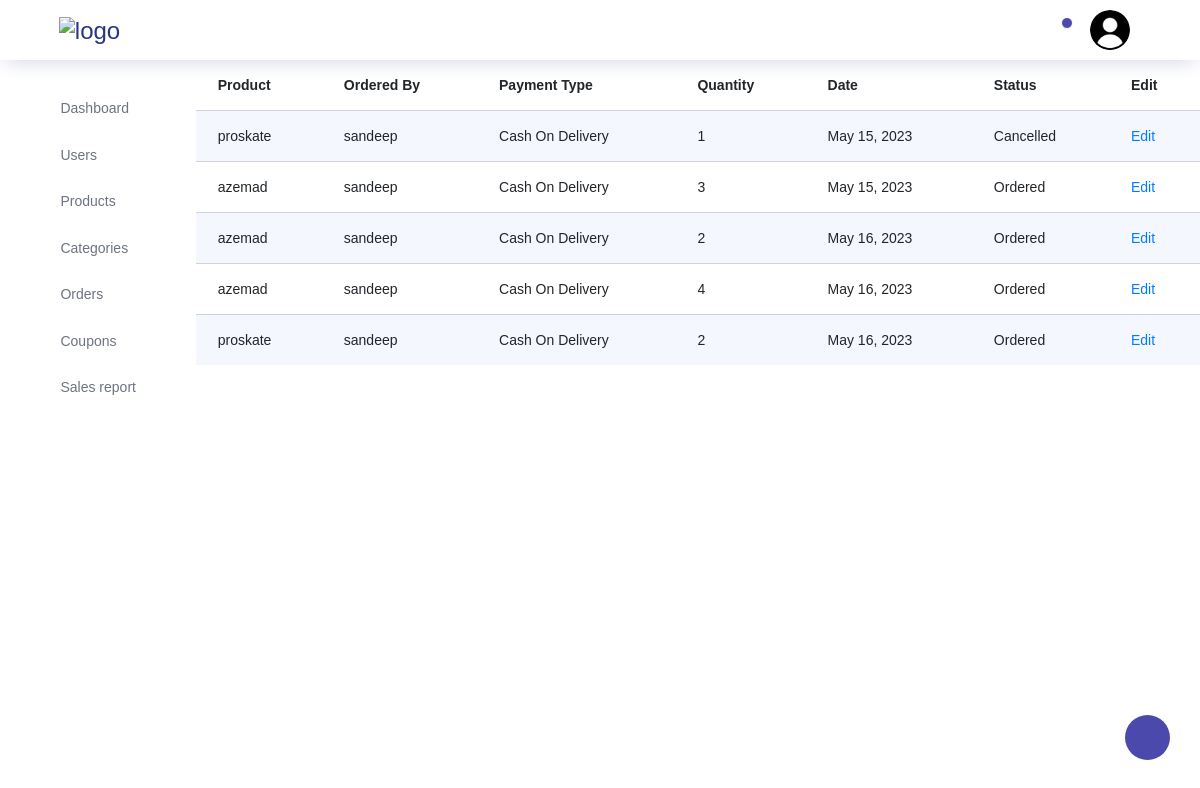
/storeadmin/orders/, run on the app's committed database.
### store/models.py (models this page shows)
class Orders(models.Model):
    user=models.ForeignKey(Customers,on_delete=models.CASCADE)
    product=models.ForeignKey(Products,on_delete=models.CASCADE)
    address=models.ForeignKey(Address,on_delete=models.CASCADE)
    orderdate=models.DateField(auto_now_add=True)
    orderstatus=models.CharField(max_length=200,default="pending")
    ordertype=models.CharField(max_length=200)
    quantity=models.PositiveIntegerField()

class Products(models.Model):
    name=models.CharField(max_length=200,unique=True)
    price = models.DecimalField(max_digits=10, decimal_places=2)
    quantity=models.IntegerField(max_length=200)
    category=models.ForeignKey(Category,on_delete=models.CASCADE)
    description=models.TextField(blank=True)
    image1=models.ImageField(upload_to='store/products/', blank=True)
    image2=models.ImageField(upload_to='store/products/', blank=True)
    image3=models.ImageField(upload_to='store/products/', blank=True)
    image4=models.ImageField(upload_to='store/products/', blank=True)

class Customers(models.Model):
    username=models.CharField(max_length=200,unique=True)
    name=models.CharField(max_length=200)
    email=models.CharField(max_length=200)
    phonenumber=models.IntegerField(max_length=200)
    password=models.CharField(max_length=200)
    repassword=models.CharField(max_length=200)
    isblocked=models.BooleanField(default=False)

### storeadmin/views.py (the view)
# urls.py: path("orders/",views.orders,name="admin_orders"),
def orders(request):
    orderobjs=Orders.objects.all()
    return render(request,"storeadmin/orders/orders.html",{"orderobjs":orderobjs})

### storeadmin/templates/storeadmin/orders/orders.html (shortened to what this page needs)
{% extends 'storeadmin/index.html' %}
{% block content %}
<div class="container-fluid">
    <div class="row">
        <table class="table table-striped">
          <thead>
            <tr>
              <th>Product</th>
              <th>Ordered By</th>
              <th>Payment Type</th>
              <th>Quantity</th>
              <th>Date</th>
              <th>Status</th>
              <th>Edit</th>
            </tr>
          </thead>
          <tbody>
            {% for item in orderobjs %}
            <tr>
              <td>{{ item.product.name }}</td>
              <td>{{ item.user.name }}</td>
              <td>{{ item.ordertype }}</td>
              <td>{{ item.quantity }}</td>
              <td>{{ item.orderdate }}</td>
              <td>{{ item.orderstatus }}</td>
              <td><a href={% url 'admin_editorderstatus' item.id %}>Edit</a></td>
            </tr>
            {% endfor %}
          </tbody>
        </table>
    </div>
</div>
{% endblock content %}

### storeadmin/templates/storeadmin/index.html (shortened to what this page needs)
<!DOCTYPE html>
{% load static %}
<html lang="en">
<head>
  <link rel="stylesheet" href="{% static 'storeadmin/vendors/feather/feather.css' %}">
  <link rel="stylesheet" href="{% static 'storeadmin/vendors/ti-icons/css/themify-icons.css' %}" >
  <link rel="stylesheet" href="{% static 'storeadmin/vendors/css/vendor.bundle.base.css' %}"   "">
  <link rel="stylesheet" href="{% static 'storeadmin/vendors/datatables.net-bs4/dataTables.bootstrap4.css' %}"  >
  <link rel="stylesheet" href="{% static 'storeadmin/vendors/ti-icons/css/themify-icons.css' %}"    >
  <link rel="stylesheet" type="text/css" href="{% static 'storeadmin/js/select.dataTables.min.css' %}"  >
  <link rel="stylesheet" href="{% static 'storeadmin/css/admin_customstyle/custom.css' %}">
  <link rel="stylesheet" href="{% static 'storeadmin/css/vertical-layout-light/style.css' %}"  >
</head>
<body>
  <div class="container-scroller">
    <nav class="navbar col-lg-12 col-12 p-0 fixed-top d-flex flex-row">
      <div class="text-center navbar-brand-wrapper d-flex align-items-center justify-content-center">
        <a class="navbar-brand brand-logo mr-5" href="index.html"><img src="{% static 'storeadmin/images/images.png' %}" class="mr-2" alt="logo"/></a>
      </div>
      <div class="navbar-menu-wrapper d-flex align-items-center justify-content-end">
        <button class="navbar-toggler navbar-toggler align-self-center" type="button" data-toggle="minimize">
          <span class="icon-menu"></span>
        </button>
        <ul class="navbar-nav navbar-nav-right">
          <li class="nav-item dropdown">
            <a class="nav-link count-indicator dropdown-toggle" id="notificationDropdown" href="#" data-toggle="dropdown">
              <i class="icon-bell mx-0"></i>
              <span class="count"></span>
            </a>
          </li>
          <li class="nav-item nav-profile dropdown">
            <a class="nav-link dropdown-toggle" href="#" data-toggle="dropdown" id="profileDropdown">
              <img src="{% static 'storeadmin/images/adminimagenew.png' %}" alt="profile"/>
            </a>
          </li>
          <li class="nav-item nav-settings d-none d-lg-flex">
            <a class="nav-link" href="#">
              <i class="icon-ellipsis"></i>
            </a>
          </li>
        </ul>
      </div>
    </nav>
    <div class="container-fluid page-body-wrapper">
      <div class="theme-setting-wrapper">
        <div id="settings-trigger"><i class="ti-settings"></i></div>
      </div>
      <nav class="sidebar sidebar-offcanvas" id="sidebar">
        <ul class="nav">
          <li class="nav-item">
            <a class="nav-link" href={% url 'admin_index' %}>
              <i class="icon-grid menu-icon"></i>
              <span class="menu-title">Dashboard</span>
          </li>
          <li class="nav-item">
            <a class="nav-link"  href={% url 'admin_users' %} aria-expanded="false" aria-controls="ui-basic">
              <i class="icon-layout menu-icon"></i>
              <span class="menu-title"> Users</span>
              <i class="menu-arrow"></i>
            </a>
          </li>
          <li class="nav-item">
            <a class="nav-link"  href={% url 'admin_products' %} aria-expanded="false" aria-controls="form-elements">
              <i class="icon-columns menu-icon"></i>
              <span class="menu-title">Products</span>
              <i class="menu-arrow"></i>
            </a>
          </li>
          <li class="nav-item">
            <a class="nav-link"  href={% url 'admin_categories' %} aria-expanded="false" aria-controls="charts">
              <i class="icon-bar-graph menu-icon"></i>
              <span class="menu-title">Categories</span>
              <i class="menu-arrow"></i>
            </a>
          </li>
          <li class="nav-item">
            <a class="nav-link"  href={% url 'admin_orders' %} aria-expanded="false" aria-controls="charts">
              <i class="icon-bar-graph menu-icon"></i>
              <span class="menu-title">Orders</span>
              <i class="menu-arrow"></i>
            </a>
          </li>
          <li class="nav-item">
            <a class="nav-link" data-toggle="collapse" href="#icons" aria-expanded="false" aria-controls="icons">
              <i class="icon-contract menu-icon"></i>
              <span class="menu-title">Coupons</span>
              <i class="menu-arrow"></i>
            </a>
          </li>
          <li class="nav-item">
            <a class="nav-link" data-toggle="collapse" href="#auth" aria-expanded="false" aria-controls="auth">
              <i class="icon-head menu-icon"></i>
              <span class="menu-title">Sales report</span>
              <i class="menu-arrow"></i>
            </a>
          </li>
        </ul>
      </nav>
      {% block content %}{% endblock content %}
    </div>
  </div>
</body>
</html>

### data on the page
Orders: product.name "proskate", user.name "sandeep", ordertype "Cash On Delivery", quantity "1", orderdate "May 15, 2023", orderstatus "Cancelled"
Orders: product.name "azemad", user.name "sandeep", ordertype "Cash On Delivery", quantity "3", orderdate "May 15, 2023", orderstatus "Ordered"
Orders: product.name "azemad", user.name "sandeep", ordertype "Cash On Delivery", quantity "2", orderdate "May 16, 2023", orderstatus "Ordered"
Orders: product.name "azemad", user.name "sandeep", ordertype "Cash On Delivery", quantity "4", orderdate "May 16, 2023", orderstatus "Ordered"
Orders: product.name "proskate", user.name "sandeep", ordertype "Cash On Delivery", quantity "2", orderdate "May 16, 2023", orderstatus "Ordered"
